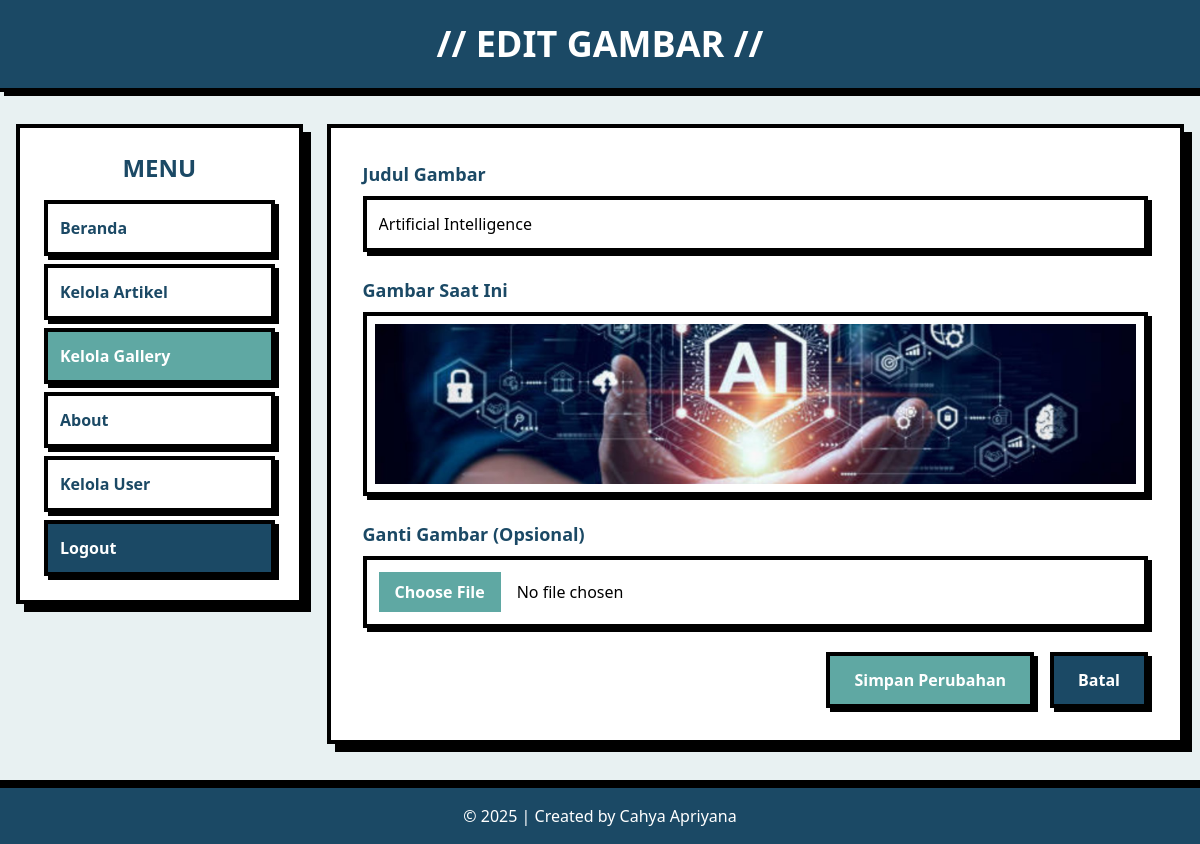
The page /admin/edit_gallery.php?id_gallery=1 (signed in) on the database its author committed.
### tables this page shows
CREATE TABLE `tbl_gallery` (
  `id_gallery` int NOT NULL,
  `judul` text NOT NULL,
  `foto` text NOT NULL
);

### admin/edit_gallery.php (the view, shortened to what this page needs)
<?php
include('../koneksi.php');
$id = $_GET['id_gallery'];
$sql = "SELECT * FROM tbl_gallery WHERE id_gallery = '$id'";
$query = mysqli_query($db, $sql);
$data = mysqli_fetch_array($query);
?>
<!DOCTYPE html>
<html lang="en">
<head>
    <link href="../src/output.css" rel="stylesheet">
</head>
<body class="bg-[#E8F1F2] min-h-screen">
    <header class="bg-[#1B4965] border-b-4 border-black shadow-[4px_4px_0px_0px_rgba(0,0,0,1)]">
        <div class="max-w-7xl mx-auto px-4 py-4 md:py-6">
            <h1 class="text-2xl md:text-4xl font-black text-white text-center">// EDIT GAMBAR //</h1>
        </div>
    </header>
    <div class="flex flex-col lg:flex-row max-w-7xl mx-auto mt-4 md:mt-8 px-4 gap-4 md:gap-6">
        <aside class="w-full lg:w-1/4 bg-white border-4 border-black p-4 md:p-6 shadow-[8px_8px_0px_0px_rgba(0,0,0,1)] h-fit">
            <h2 class="text-xl md:text-2xl font-black text-[#1B4965] mb-4 text-center">MENU</h2>
            <ul class="space-y-2 text-gray-700">
                <li><a href="beranda_admin.php" class="block p-2 md:p-3 bg-white text-[#1B4965] font-bold border-4 border-black shadow-[4px_4px_0px_0px_rgba(0,0,0,1)] hover:translate-x-[3px] hover:translate-y-[3px] hover:shadow-none transition-all">Beranda</a></li>
                <li><a href="data_artikel.php" class="block p-2 md:p-3 bg-white text-[#1B4965] font-bold border-4 border-black shadow-[4px_4px_0px_0px_rgba(0,0,0,1)] hover:translate-x-[3px] hover:translate-y-[3px] hover:shadow-none transition-all">Kelola Artikel</a></li>
                <li><a href="data_gallery.php" class="block p-2 md:p-3 bg-[#5FA8A3] text-white font-bold border-4 border-black shadow-[4px_4px_0px_0px_rgba(0,0,0,1)] hover:translate-x-[3px] hover:translate-y-[3px] hover:shadow-none transition-all">Kelola Gallery</a></li>
                <li><a href="about.php" class="block p-2 md:p-3 bg-white text-[#1B4965] font-bold border-4 border-black shadow-[4px_4px_0px_0px_rgba(0,0,0,1)] hover:translate-x-[3px] hover:translate-y-[3px] hover:shadow-none transition-all">About</a></li>
                <?php if ($_SESSION['role'] === 'Admin') { ?>
                <li><a href="data_user.php" class="block p-2 md:p-3 bg-white text-[#1B4965] font-bold border-4 border-black shadow-[4px_4px_0px_0px_rgba(0,0,0,1)] hover:translate-x-[3px] hover:translate-y-[3px] hover:shadow-none transition-all">Kelola User</a></li>
                <?php } ?>
                <li><a href="logout.php" onclick="return confirm('Apakah anda yakin ingin keluar?');" class="block p-2 md:p-3 bg-[#1B4965] text-white font-bold border-4 border-black shadow-[4px_4px_0px_0px_rgba(0,0,0,1)] hover:translate-x-[3px] hover:translate-y-[3px] hover:shadow-none transition-all">Logout</a></li>
            </ul>
        </aside>
        <main class="w-full lg:w-3/4 bg-white border-4 border-black p-4 md:p-8 shadow-[8px_8px_0px_0px_rgba(0,0,0,1)]">
            <form action="proses_edit_gallery.php" method="post" enctype="multipart/form-data" class="space-y-6">
                <div>
                    <label for="judul" class="block text-lg font-bold text-[#1B4965] mb-2">Judul Gambar</label>
                    <input type="text"
                           id="judul"
                           name="judul"
                           required
                           value="<?php echo htmlspecialchars($data['judul']); ?>"
                           class="w-full p-3 border-4 border-black focus:outline-none focus:border-[#5FA8A3] shadow-[4px_4px_0px_0px_rgba(0,0,0,1)]">
                </div>
                <div>
                    <label class="block text-lg font-bold text-[#1B4965] mb-2">Gambar Saat Ini</label>
                    <div class="border-4 border-black p-2 shadow-[4px_4px_0px_0px_rgba(0,0,0,1)]">
                        <img src="../images/<?php echo $data['foto']; ?>"
                             class="h-40 w-full object-cover"
                             alt="Foto Lama">
                    </div>
                </div>
                <div>
                    <label for="foto" class="block text-lg font-bold text-[#1B4965] mb-2">Ganti Gambar (Opsional)</label>
                    <input type="file"
                           id="foto"
                           name="foto"
                           accept="image/*"
                           class="block w-full p-3 border-4 border-black focus:outline-none focus:border-[#5FA8A3] shadow-[4px_4px_0px_0px_rgba(0,0,0,1)] file:mr-4 file:py-2 file:px-4 file:border-0 file:bg-[#5FA8A3] file:text-white file:font-bold hover:file:bg-[#1B4965] transition-colors">
                </div>
                <div class="flex justify-end space-x-4">
                    <button type="submit"
                            class="bg-[#5FA8A3] text-white px-6 py-3 font-bold border-4 border-black shadow-[4px_4px_0px_0px_rgba(0,0,0,1)] hover:translate-x-[3px] hover:translate-y-[3px] hover:shadow-none transition-all">Simpan Perubahan</button>
                    <a href="data_gallery.php"
                       class="bg-[#1B4965] text-white px-6 py-3 font-bold border-4 border-black shadow-[4px_4px_0px_0px_rgba(0,0,0,1)] hover:translate-x-[3px] hover:translate-y-[3px] hover:shadow-none transition-all">Batal</a>
                </div>
            </form>
        </main>
    </div>
    <footer class="bg-[#1B4965] border-t-4 border-black text-white text-center py-3 md:py-4 mt-6 md:mt-10 shadow-[0_-4px_0px_0px_rgba(0,0,0,1)]">
        &copy; <?php echo date('Y'); ?> | Created by Cahya Apriyana
    </footer>
</body>
</html>

### rows shown on the page
tbl_gallery: judul "Artificial Intelligence", foto (picture)
